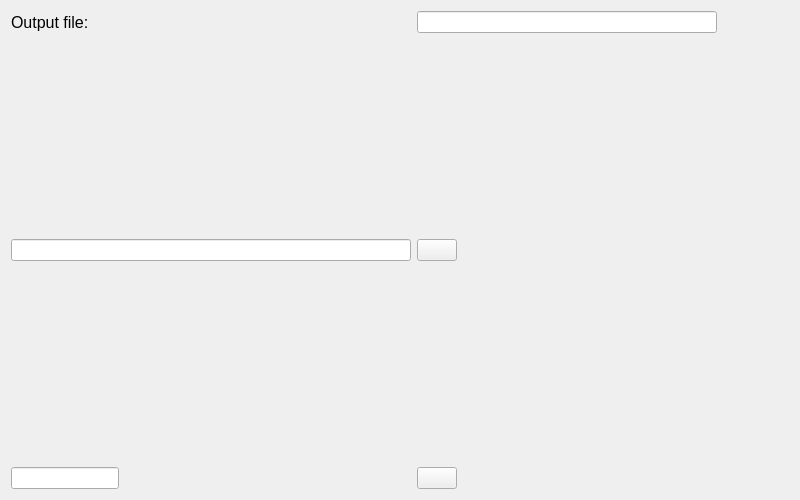
<?xml version="1.0" encoding="UTF-8"?>
<ui version="4.0">
 <class>widgetFetchTweets</class>
 <widget class="QWidget" name="widgetFetchTweets">
  <property name="geometry">
   <rect>
    <x>0</x>
    <y>0</y>
    <width>800</width>
    <height>500</height>
   </rect>
  </property>
  <property name="windowTitle">
   <string>Fetch Tweets</string>
  </property>
  <layout class="QVBoxLayout" name="verticalLayout_2">
   <item>
    <layout class="QFormLayout" name="formLayout">
     <property name="fieldGrowthPolicy">
      <enum>QFormLayout::AllNonFixedFieldsGrow</enum>
     </property>
     <item row="2" column="0">
      <widget class="QLineEdit" name="lineEditQuerry">
       <property name="minimumSize">
        <size>
         <width>400</width>
         <height>0</height>
        </size>
       </property>
       <property name="maximumSize">
        <size>
         <width>16777215</width>
         <height>16777215</height>
        </size>
       </property>
      </widget>
     </item>
     <item row="2" column="1">
      <widget class="QPushButton" name="pushButtonSearch">
       <property name="maximumSize">
        <size>
         <width>40</width>
         <height>40</height>
        </size>
       </property>
       <property name="text">
        <string/>
       </property>
       <property name="icon">
        <iconset>
         <normalon>mg.png</normalon>
        </iconset>
       </property>
      </widget>
     </item>
     <item row="4" column="0">
      <spacer name="verticalSpacer">
       <property name="orientation">
        <enum>Qt::Vertical</enum>
       </property>
       <property name="sizeHint" stdset="0">
        <size>
         <width>20</width>
         <height>40</height>
        </size>
       </property>
      </spacer>
     </item>
     <item row="7" column="0">
      <widget class="QLineEdit" name="lineEditTweetsCount">
       <property name="minimumSize">
        <size>
         <width>20</width>
         <height>0</height>
        </size>
       </property>
      </widget>
     </item>
     <item row="7" column="1">
      <widget class="QPushButton" name="pushButtonStopSearching">
       <property name="minimumSize">
        <size>
         <width>0</width>
         <height>0</height>
        </size>
       </property>
       <property name="maximumSize">
        <size>
         <width>40</width>
         <height>40</height>
        </size>
       </property>
       <property name="text">
        <string/>
       </property>
       <property name="icon">
        <iconset>
         <normalon>stop.png</normalon>
        </iconset>
       </property>
       <property name="iconSize">
        <size>
         <width>20</width>
         <height>20</height>
        </size>
       </property>
      </widget>
     </item>
     <item row="0" column="0">
      <widget class="QLabel" name="label">
       <property name="font">
        <font>
         <pointsize>12</pointsize>
        </font>
       </property>
       <property name="text">
        <string>Output file:</string>
       </property>
      </widget>
     </item>
     <item row="0" column="1">
      <widget class="QLineEdit" name="lineEditOutputFile">
       <property name="minimumSize">
        <size>
         <width>0</width>
         <height>0</height>
        </size>
       </property>
       <property name="maximumSize">
        <size>
         <width>300</width>
         <height>16777215</height>
        </size>
       </property>
      </widget>
     </item>
     <item row="1" column="0">
      <spacer name="verticalSpacer_2">
       <property name="orientation">
        <enum>Qt::Vertical</enum>
       </property>
       <property name="sizeHint" stdset="0">
        <size>
         <width>20</width>
         <height>40</height>
        </size>
       </property>
      </spacer>
     </item>
    </layout>
   </item>
  </layout>
 </widget>
 <resources/>
 <connections/>
</ui>
